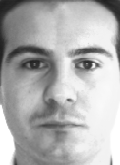
#> input picture AR/m-001-18.pgm, 120 x 165 px, given in place of m-001-01.pgm, which was not available
$ python src_import.py
#> lines starting #> are read from the running program, lines starting #| are printed output that depends on the picture; pictures that were not available may be replaced by others from this repository, and a replacement may not be noted
from PIL import Image
import numpy as np


DIR_FORM = "./AR/{}-{}-{}.pgm"
# E.G. m-001-01.pgm 165x120 255
# m: male   w: female
# 001 - 050: distinct people
# 01 - 26: distinct poses
# 01 - 07 & 14 - 20: training set
# 08 - 13 & 21 - 26: testing set


def calc_train(block=False):
    if block:
        # Every trait matrix has  rows and 14 columns
        person_trait1 = np.zeros((140, 1400))
        person_trait2 = np.zeros((140, 1400))
        person_trait3 = np.zeros((140, 1400))
        person_trait4 = np.zeros((140, 1400))
        person_trait5 = np.zeros((140, 1400))
        person_trait6 = np.zeros((140, 1400))
        person_trait7 = np.zeros((140, 1400))
        person_trait8 = np.zeros((140, 1400))
        person_trait9 = np.zeros((140, 1400))
        column_ptr = 0
        for person in range(1, 51):
            for pose in range(1, 27):
                if pose <= 7 or (14 <= pose <= 20):
                    file_dir = DIR_FORM.format("m", str(person).zfill(3), str(pose).zfill(2))
                    person_trait_list = process_img(file_dir, True)
                    person_trait1[:, column_ptr] = person_trait_list[0]
                    person_trait2[:, column_ptr] = person_trait_list[1]
                    person_trait3[:, column_ptr] = person_trait_list[2]
                    person_trait4[:, column_ptr] = person_trait_list[3]
                    person_trait5[:, column_ptr] = person_trait_list[4]
                    person_trait6[:, column_ptr] = person_trait_list[5]
                    person_trait7[:, column_ptr] = person_trait_list[6]
                    person_trait8[:, column_ptr] = person_trait_list[7]
                    person_trait9[:, column_ptr] = person_trait_list[8]
                    column_ptr = column_ptr + 1
        for person in range(1, 51):
            for pose in range(1, 27):
                if pose <= 7 or (14 <= pose <= 20):
                    file_dir = DIR_FORM.format("w", str(person).zfill(3), str(pose).zfill(2))
                    person_trait_list = process_img(file_dir, True)
                    person_trait1[:, column_ptr] = person_trait_list[0]
                    person_trait2[:, column_ptr] = person_trait_list[1]
                    person_trait3[:, column_ptr] = person_trait_list[2]
                    person_trait4[:, column_ptr] = person_trait_list[3]
                    person_trait5[:, column_ptr] = person_trait_list[4]
                    person_trait6[:, column_ptr] = person_trait_list[5]
                    person_trait7[:, column_ptr] = person_trait_list[6]
                    person_trait8[:, column_ptr] = person_trait_list[7]
                    person_trait9[:, column_ptr] = person_trait_list[8]
                    column_ptr = column_ptr + 1
        return [person_trait1, person_trait2, person_trait3,
                person_trait4, person_trait5, person_trait6,
                person_trait7, person_trait8, person_trait9]
    else:
        # Every trait matrix has 1260 rows and 14 columns
        person_trait = np.zeros((1260, 1400))
        column_ptr = 0
        for person in range(1, 51):
            for pose in range(1, 27):
                if pose <= 7 or (14 <= pose <= 20):
                    file_dir = DIR_FORM.format("m", str(person).zfill(3), str(pose).zfill(2))
                    person_trait[:, column_ptr] = process_img(file_dir)
                    column_ptr = column_ptr + 1
        for person in range(1, 51):
            for pose in range(1, 27):
                if pose <= 7 or (14 <= pose <= 20):
                    file_dir = DIR_FORM.format("w", str(person).zfill(3), str(pose).zfill(2))
                    person_trait[:, column_ptr] = process_img(file_dir)
                    column_ptr = column_ptr + 1
        return person_trait


def calc_person_test(gender, person):
    # Every trait matrix has 1260 rows and 12 columns
    person_trait = np.zeros((1260, 12))
    column_ptr = 0
    for pose in range(1, 27):
        if 8 <= pose <= 13 or 21 <= pose:
            file_dir = DIR_FORM.format(gender, str(person).zfill(3), str(pose).zfill(2))
            person_trait[:, column_ptr] = process_img(file_dir)
            column_ptr = column_ptr + 1
    return person_trait


def process_img(file_dir, block=False):
    img = read_img(file_dir)
    img_down = down_sampling(img)
    # if we gonna divided the img into different blocks,
    # say 9 blocks, each block is 14x10
    if block:
        img1, img2, img3 = np.hsplit(img_down, 3)
        img11, img12, img13 = np.vsplit(img1, 3)
        img21, img22, img23 = np.vsplit(img2, 3)
        img31, img32, img33 = np.vsplit(img3, 3)
        ir11 = img11.reshape((1, 140))
        ir12 = img12.reshape((1, 140))
        ir13 = img13.reshape((1, 140))
        ir21 = img21.reshape((1, 140))
        ir22 = img22.reshape((1, 140))
        ir23 = img23.reshape((1, 140))
        ir31 = img31.reshape((1, 140))
        ir32 = img32.reshape((1, 140))
        ir33 = img33.reshape((1, 140))

        in11 = ir11 / np.sqrt(np.sum(ir11 ** 2))
        in12 = ir12 / np.sqrt(np.sum(ir12 ** 2))
        in13 = ir13 / np.sqrt(np.sum(ir13 ** 2))
        in21 = ir21 / np.sqrt(np.sum(ir21 ** 2))
        in22 = ir22 / np.sqrt(np.sum(ir22 ** 2))
        in23 = ir23 / np.sqrt(np.sum(ir23 ** 2))
        in31 = ir31 / np.sqrt(np.sum(ir31 ** 2))
        in32 = ir32 / np.sqrt(np.sum(ir32 ** 2))
        in33 = ir33 / np.sqrt(np.sum(ir33 ** 2))
        return [in11, in12, in13, in21, in22, in23, in31, in32, in33]
    else:
        # 42 x 30 = 1260
        img_reshape = img_down.reshape((1, 1260))
        # Normalization
        img_norm = img_reshape / np.sqrt(np.sum(img_reshape ** 2))
        return img_norm


def read_img(file_name):
#> called with file_name = './AR/m-001-01.pgm'
    im = Image.open(file_name)
#> im is the input picture: PIL image 120x165 L; min 31, max 255, mean 177
    img = np.array(im)
    return img


# original footage is 165x120
# down-sample to 42x30 (nearly 4x4)
def down_sampling(img):
    return (img[:, range(0, img.shape[1], 4)])[range(0, img.shape[0], 4), :]
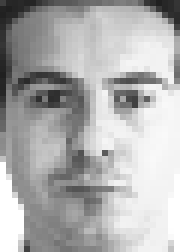
#> returned value: shape (42, 30) (shown 6 times larger); min 32, max 255, mean 175.3


if __name__ == "__main__":
    calc_train()
#> in calc_train, `person_trait[:, column_ptr] = process_img(file_dir)`:
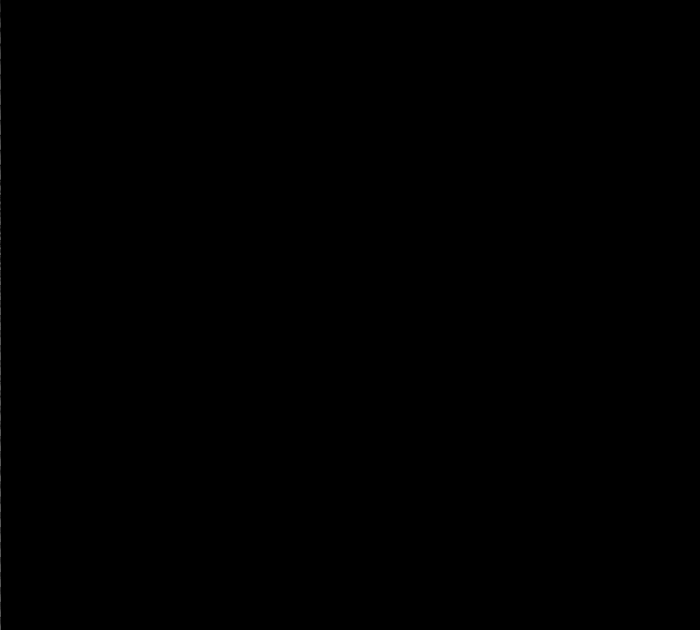
#> person_trait: shape (1260, 1400) float64 (shown at 1/2 size); min 0, max 0.689, mean 0.000338
#> (the run stopped early here; a loop or call above may not have finished)

$ run again, on AR/m-004-24.pgm
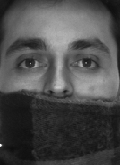
#> input picture AR/m-004-24.pgm, 120 x 165 px, given in place of m-001-01.pgm, which was not available
#> in read_img, im is the input picture: PIL image 120x165 L; min 14, max 255, mean 75.8
#> in down_sampling, `return (img[:, range(0, img.shape[1], 4)])[range(0, img.shape[0], 4), :]`:
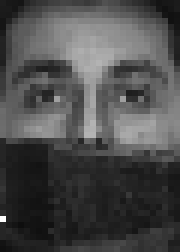
#> returned value: shape (42, 30) (shown 6 times larger); min 14, max 255, mean 75.6

$ run again, on AR/m-005-12.pgm
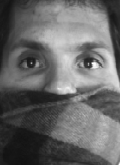
#> input picture AR/m-005-12.pgm, 120 x 165 px, given in place of m-001-01.pgm, which was not available
#> in read_img, im is the input picture: PIL image 120x165 L; min 17, max 255, mean 102.4
#> in down_sampling, `return (img[:, range(0, img.shape[1], 4)])[range(0, img.shape[0], 4), :]`:
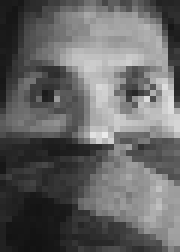
#> returned value: shape (42, 30) (shown 6 times larger); min 18, max 235, mean 100.6

$ run again, on AR/m-005-21.pgm
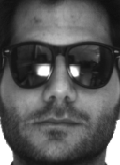
#> input picture AR/m-005-21.pgm, 120 x 165 px, given in place of m-001-01.pgm, which was not available
#> in read_img, im is the input picture: PIL image 120x165 L; min 14, max 255, mean 87.4
#> in down_sampling, `return (img[:, range(0, img.shape[1], 4)])[range(0, img.shape[0], 4), :]`:
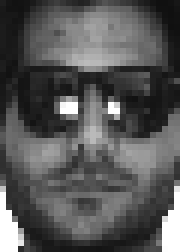
#> returned value: shape (42, 30) (shown 6 times larger); min 16, max 255, mean 86.7
